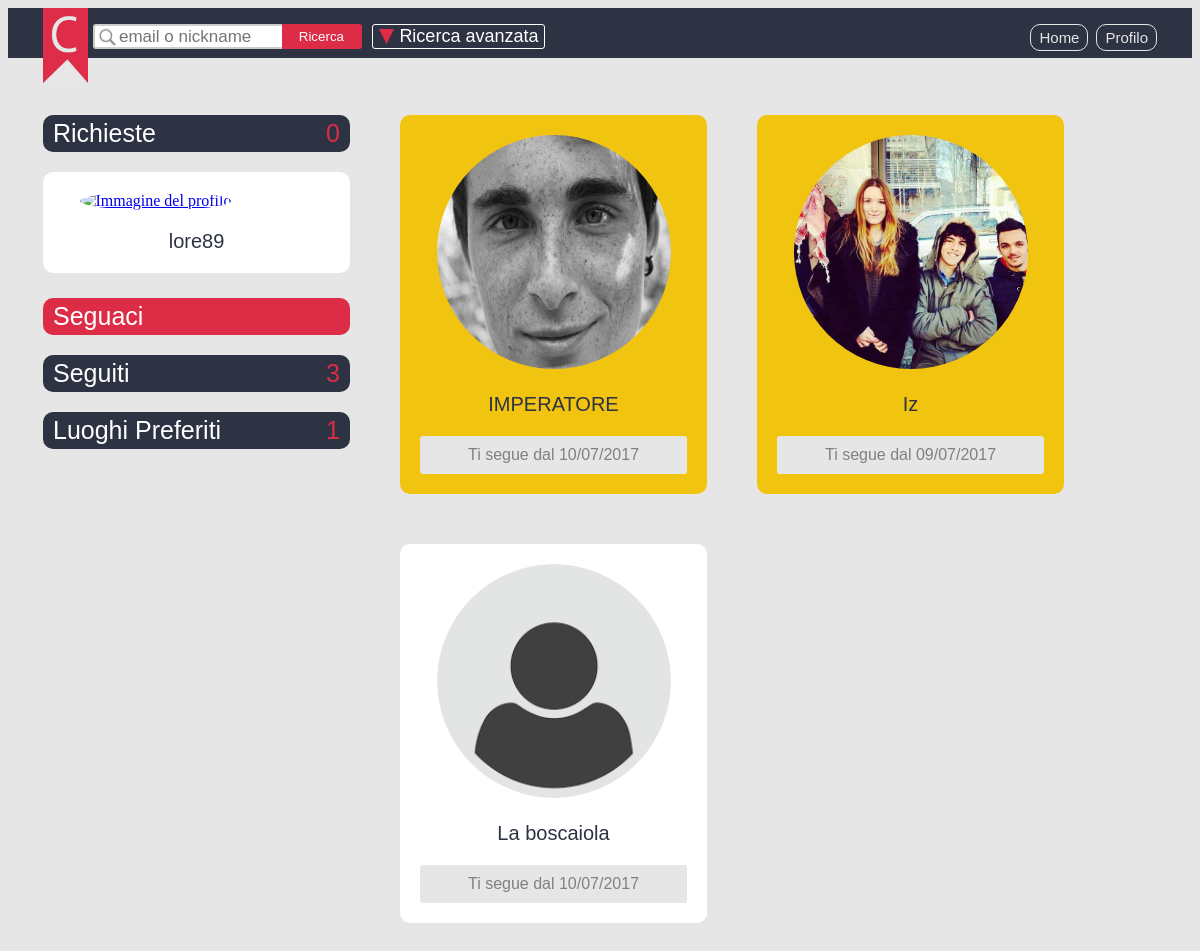
The app's page /applicativo_php_cinguettio/visual/listaSeguaci.php (signed in) with its own data.
### tables this page shows
CREATE TABLE IF NOT EXISTS seguaci_seguiti(

	utente_seguace      VARCHAR(70),
	utente_seguito      VARCHAR(70),
	data_ora_richiesta  TIMESTAMP NOT NULL DEFAULT NOW(),
	richiesta_accettata BOOLEAN NOT NULL DEFAULT FALSE,
	data_ora_risposta   TIMESTAMP NULL DEFAULT NULL,

	PRIMARY KEY (utente_seguace, utente_seguito),

	FOREIGN KEY (utente_seguace)
	REFERENCES utente(email_utente)
	ON UPDATE CASCADE
	ON DELETE CASCADE,

	FOREIGN KEY (utente_seguito)
	REFERENCES utente (email_utente)
	ON UPDATE CASCADE
	ON DELETE CASCADE
);

CREATE TABLE IF NOT EXISTS utente(

	email_utente     VARCHAR(70),
	nickname         VARCHAR(20) NOT NULL UNIQUE,
	password         VARCHAR(50) NOT NULL,
	utente_esperto   BOOLEAN NOT NULL DEFAULT FALSE,
	data_esperto     DATE DEFAULT NULL,
	img_profilo      VARCHAR (255) NOT NULL DEFAULT 'default.png',
	path_img_profilo VARCHAR (255) NOT NULL DEFAULT 'img/utenti/profilo/default.png',

	PRIMARY KEY(email_utente)
);

### applicativo_php_cinguettio/query/queryProfilo.php (called while the page is built, shortened)
<?php
function queryInfoUtente(){
    $email_utente = "'" . $_SESSION['email_utente'] . "'";
    $sql = 'SELECT * FROM utente NATURAL JOIN info_utente WHERE email_utente=' . $email_utente;
    return $sql;
}
function queryRichieste(){
    $email_utente = "'" . $_SESSION['email_utente'] . "'";
    $sql = 'SELECT count(*) AS num_richieste FROM seguaci_seguiti ' .
              'WHERE utente_seguito=' . $email_utente . ' AND richiesta_accettata=FALSE';
    return $sql;
}
function querySeguiti(){
    $email_utente = "'" . $_SESSION['email_utente'] . "'";
    $sql = 'SELECT count(*) AS num_seguiti FROM seguaci_seguiti ' .
              'WHERE utente_seguace=' . $email_utente . ' AND richiesta_accettata = TRUE';
    return $sql;
}
function queryLuoghiPreferiti(){
    $email_utente = "'" . $_SESSION['email_utente'] . "'";
    $sql = 'SELECT count(*) AS num_luogo_preferito FROM luogo_preferito WHERE email_utente=' . $email_utente;
    return $sql;
}

### applicativo_php_cinguettio/visual/listaSeguaci.php (the view, shortened to what this page needs)
<?php
    require_once '../function/funComuni.php';
    require_once '../function/funProfilo.php';
    require_once '../query/queryProfilo.php';
    $conn = dbConnection();
?>
<!DOCTYPE html>
<html lang="it">
    <?php printHead() ?>
      <body>
        <header id="header-barra">
            <img id="header-logo-bandiera" src="../img/icone/logo_bandiera.jpg">
            <form action="ricercaUtente.php" method="GET">
                <input name="email_nickname" id="header-input-ricerca" type="search"
                       maxlength="70" placeholder="email o nickname">
                <input id="header-submit-ricerca" type="submit" value="Ricerca">
            </form>
            <div id="div-ricerca-avanzata" onclick="showModal('ricerca-avanzata', 'ricerca-utenti-container')">
                <span id="ricerca-avanzata-scritta"> Ricerca avanzata </span>
                <img id="header-logo-ricerca-avanzata"src="../img/icone/logo_ricerca_avanzata.jpg">
            </div>
            <a class="header-link" href="profilo.php" > Profilo </a>
            <a class="header-link" href="bacheca.php" > Home </a>
        </header>
       <aside id="aside">
        <?php
            $sql_info_utente = queryInfoUtente ();
            $sql_richieste = queryRichieste();
            $sql_utenti_seguiti = querySeguiti();
            $sql_luoghi_preferiti = queryLuoghiPreferiti();
            $result_info_utente =  mysqli_query($conn, $sql_info_utente);
            $result_richieste = mysqli_query($conn, $sql_richieste);
            $result_utenti_seguiti = mysqli_query($conn, $sql_utenti_seguiti);
            $result_luoghi_preferiti = mysqli_query($conn, $sql_luoghi_preferiti);
            $richieste = mysqli_fetch_assoc($result_richieste);
            echo '<a href="richieste.php" class="link-aside"> Richieste';
            echo '<span class="link-numero">' . $richieste['num_richieste'] .  '</span></a>';
            $info_utente = mysqli_fetch_assoc($result_info_utente);
            if($info_utente['utente_esperto' ] == TRUE){
                printAsideLinkEsperto($info_utente['path_img_profilo']);
            }else{
                printAsideLink($info_utente['path_img_profilo']);
            }
            echo '<a href="listaSeguaci.php" class="link-aside-seguaci"> Seguaci';
            echo '</a>';
            $seguiti = mysqli_fetch_assoc($result_utenti_seguiti);
            echo '<a href="listaSeguiti.php" class="link-aside"> Seguiti';
            echo '<span class="link-numero">' . $seguiti['num_seguiti'] .  '</span></a>';
            $luoghi_preferiti = mysqli_fetch_assoc($result_luoghi_preferiti);
            echo '<a href="luogoPreferito.php" class="link-aside"> Luoghi Preferiti';
            echo '<span class="link-numero">' . $luoghi_preferiti['num_luogo_preferito'] .  '</span></a>';
        ?>
        </aside>
        <div id="ricerca-utenti-container">
             <?php
                $utente = $_SESSION['email_utente'];
                $utenti_seguaci = "SELECT * FROM seguaci_seguiti JOIN utente ON "
                                        . "utente_seguace = email_utente WHERE utente_seguito= '{$utente}'";
                $result = mysqli_query($conn, $utenti_seguaci);
                if (mysqli_num_rows($result) > 0) {
                    while($row = mysqli_fetch_assoc($result)){
                        if  ($row['richiesta_accettata'] == 1 && $row['utente_esperto'] == 1 ){
                            echo
                            " <div class='tooltip-esperto'>
                            <span class='tooltip-testo-esperto'>Utente esperto</span>
                            <div class='profilo-img-container profilo-esperto' style='display: inline-block; margin: 0 50px 50px 0'>
                            <a href='ricercaUtente.php?email_nickname=" . $row['email_utente'] ."'>
                            <img class='img-profilo-dim ' src='../" . $row['path_img_profilo'] ."' alt=''/>
                            </a>
                            <div class='aside-testo'>{$row['nickname']}</div>
                            <div class='richiesta-attesa'> Ti segue dal ";
                             echo "</div>
                            </div></div>";
                        }
                        else if  ($row['richiesta_accettata'] == 1){
                            echo
                            " <div class='profilo-img-container' style='display: inline-block; margin: 0 50px 50px 0'>
                            <a href='ricercaUtente.php?email_nickname=" . $row['email_utente'] ."'>
                            <img class='img-profilo-dim ' src='../" . $row['path_img_profilo'] ."' alt=''/>
                            </a>
                            <div class='aside-testo'> {$row['nickname']}
                            </div>
                            <div class='richiesta-attesa'> Ti segue dal ";
                             echo "</div>
                            </div>";
                        }
                    }
                }
                else{
                    echo '<div>';
                    echo '<h1 class="no-post">Non hai seguaci </h1>';
                    echo '</div>';
                }
            ?>
        </div>
      </body>
</html>

### applicativo_php_cinguettio/function/funComuni.php (shortened to what this page needs)
<?php
function printHead () {
    echo '
    <head>
        <meta charset="UTF-8">
        <meta name="viewport" content="width=device-width, initial-scale=1.0">
        <link rel="stylesheet" type="text/css" href="../css/style.css?'; echo time(); echo '">
        <title>Cinguettio</title>
        <script src="../javascript/modalFunction.js" charset="UTF-8"></script>
    </head>
    ';
}
function printData ($date, $format){
    $timestamp = strtotime($date);
    echo date($format, $timestamp);
}

### applicativo_php_cinguettio/function/funProfilo.php (shortened to what this page needs)
<?php
function printAsideLink($img_profilo) {
    $img_profilo = '../' . $img_profilo;
    echo '<div class="profilo-img-container">' .
            '<a href="profilo.php">' .
            '<img class="img-profilo-dim pointer" src="' . $img_profilo .'"' .'alt="Immagine del profilo"/>' .
            '</a>' .
            '<div class="aside-testo">'  . $_SESSION['nickname']   . '</div>' .
            '</div>';
}

### applicativo_php_cinguettio/css/style.css (style rules this page uses)
.tooltip-esperto { position: relative; display: inline-block; }
body { height: 100%; background-color: #E6E6E6; margin: 8px 8px 8px 8px; padding: 0; }
html { display: block; height: 100%; margin: 0; }
#header-barra { height: 50px; padding: 0 35px; background:#2D3343; display:block; }
#header-logo-bandiera { height: 75px; width: 45px; margin: 0; padding: 0; float: left; }
#div-ricerca-avanzata { height: 21px; width: 169px; float:left; border: solid 1px white; border-radius:3px; margin-top: 16.45px; margin-left: 10px; padding: 1px; cursor: pointer; }
#header-logo-ricerca-avanzata { height:15px; width:15px; margin: 2.5px 0 0 5px; padding: 0; float: left; cursor: pointer; }
#ricerca-avanzata-scritta { margin-top:10px; margin-left: 5px; font-family: Helvetica; color:white; font-size: 18px; }
a.header-link:link, a.header-link:visited, button.header-registrazione-bottone, button.header-registrazione-bottone:visited { margin: 16.45px 0 0 8px; padding: 4px 8px; background-color: #2D3343; border: solid #E6E6E6 1px; border-radius: 10px; font-family:Helvetica; font-size:15px; color: #E6E6E6; text-align: center; text-decoration: none; float: right; cursor: pointer; }
#header-input-ricerca { height: 25px; width: 17%; margin: 16.45px 0 0 5px; padding: 0 12px 0 24px; border: 2px solid #ccc; border-right: none; border-radius: 3px 0 0 3px; background: url("../img/icone/icona_barra_ricerca.png") no-repeat white left; float: left; font-family:Helvetica; color:#2D3343; font-size: 17px; }
#header-submit-ricerca { height: 25px; width: 80px; margin: 16.45px 0 0 0; padding: 0 12px 0px 12px; background: #DC2C46; outline: none; border: 2px solid #DC2C46; border-radius: 0 3px 3px 0; text-align:center; color: white; border-left: none; cursor: pointer; float:left; font-family:Helvetica; }
#aside { display:table; margin-top:32px; margin-left: 35px; margin-right: 50px; float:left; }
.aside-testo { text-align: center; font-family: helvetica; font-size: 20px; color: #2D3343; }
.profilo-img-container { width:267px; padding: 20px; background-color: white; border-radius: 10px; display: table; margin-bottom:25px; }
.profilo-img-container.profilo-esperto { background-color: #F1C40F; color:white; }
.img-profilo-dim { border-radius: 100%; width: 234px; height: 234px; margin-bottom: 20px; margin-left: 16.5px; }
.img-profilo-dim.pointer { cursor: pointer; }
a.link-aside:link, a.link-aside:visited { width: 287px; background-color: #2D3343; display: table; color: white; font-family: Helvetica; font-size: 25px; border-radius: 10px; margin-bottom: 20px; padding: 4px 10px; cursor: pointer; text-decoration: none; outline:none; }
a.link-aside-seguaci, a.link-aside-seguiti, a.link-aside-richieste, a.link-aside-luogo-preferito { width: 287px; background-color: #DC2C46; display: table; color: white; font-family: Helvetica; font-size: 25px; border-radius: 10px; margin-bottom: 20px; padding: 4px 10px; cursor: pointer; text-decoration: none; outline:none; }
.link-numero { font-size: 25px; margin: 0px; float:right; color: #DC2C46; }
#ricerca-utenti-container { margin-left: 35px; margin-top: 32px; display: table; }
.richiesta-attesa { font-family:Helvetica; background-color: #E6E6E6; font-size: 16px; margin: 20px auto 0px auto; color:grey; padding: 10px; border:none; outline:none; border-radius:3px; display: block; text-align: center; cursor:default; }

### records on screen
seguaci_seguiti: utente_seguace.path_img_profilo (picture), utente_seguace.nickname "IMPERATORE", data_ora_richiesta "10/07/2017"
seguaci_seguiti: utente_seguace.path_img_profilo (picture), utente_seguace.nickname "Iz", data_ora_richiesta "09/07/2017"
seguaci_seguiti: utente_seguace.path_img_profilo (placeholder picture), utente_seguace.nickname "La boscaiola", data_ora_richiesta "10/07/2017"

### other values on screen
$richieste['num_richieste'] "0"
$_SESSION['nickname'] "lore89"
$seguiti['num_seguiti'] "3"
$luoghi_preferiti['num_luogo_preferito'] "1"
